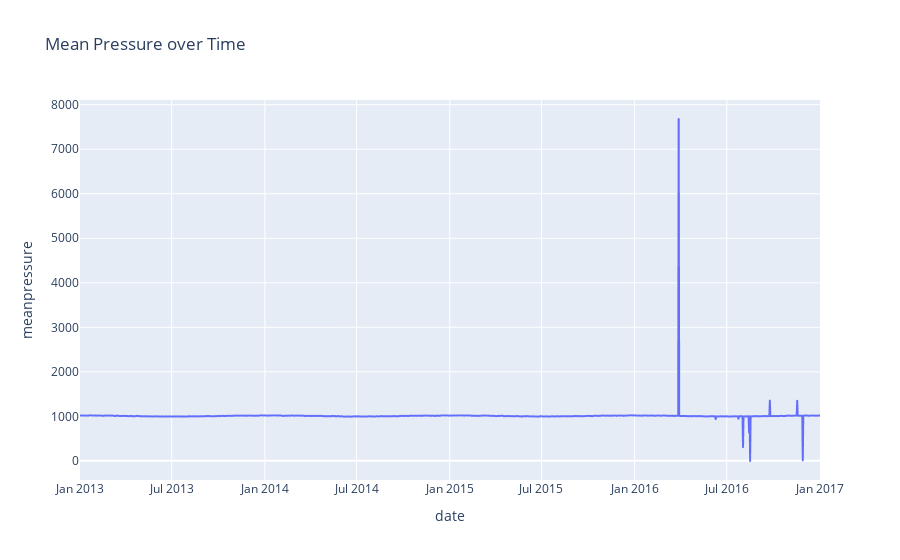

Notebook code for this chart:
### Code cell
import plotly.express as px

fig = px.line(train, x='date', y='meanpressure', title='Mean Pressure over Time')
fig.show()

### Figure 1 — Plotly figure (JSON) as saved in the notebook; plotly's stock layout.template omitted (floating-point values rounded to 4 significant figures; data arrays with more than 128 entries replaced by an {"elided": "..."} marker saying what was removed)
{"data": [{"hovertemplate": "date=%{x}<br>meanpressure=%{y}<extra></extra>", "legendgroup": "", "line": {"color": "#636efa", "dash": "solid"}, "marker": {"symbol": "circle"}, "mode": "lines", "name": "", "showlegend": false, "type": "scattergl", "x": {"elided": "1462 str values"}, "xaxis": "x", "y": {"elided": "1462 float values"}, "yaxis": "y"}], "layout": {"legend": {"tracegroupgap": 0}, "title": {"text": "Mean Pressure over Time"}, "xaxis": {"anchor": "y", "domain": [0, 1], "title": {"text": "date"}}, "yaxis": {"anchor": "x", "domain": [0, 1], "title": {"text": "meanpressure"}}}}
